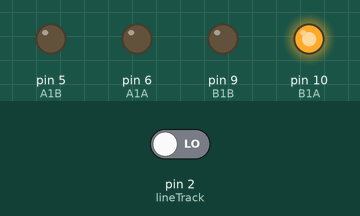
Recording of a sketch running on a simulated Arduino Uno, built with avr-gcc and run on an emulated ATmega328P. Parts: output pins drawn as LEDs (lit = HIGH). Inputs (shaded band) come from the test bench; at power-on: pin 2 (lineTrack) LOW.

Above: at 1.2 s.
1.3 s: pin 2 (lineTrack) driven HIGH
At 2.0 s:
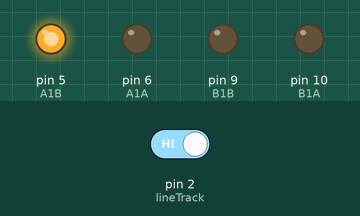
2.8 s: pin 2 (lineTrack) driven LOW
At 3.1 s:
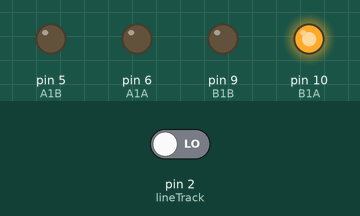
Timing chart, 0 to 5.8 s (numbered marks = the images above; inputs shaded):
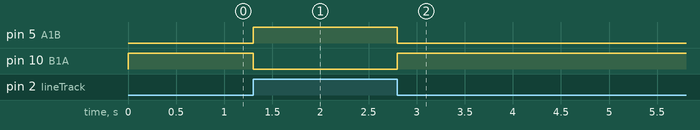

The sketch:

4.follow_the_line.ino
```cpp
const int A1B = 5;
const int A1A = 6;
const int B1B = 9;
const int B1A = 10;
const int lineTrack = 2;

void setup() {
  pinMode(A1B, OUTPUT);
  pinMode(A1A, OUTPUT);
  pinMode(B1B, OUTPUT);
  pinMode(B1A, OUTPUT);
  pinMode(lineTrack, INPUT);
}

void loop() {
  int speed = 255;

  int lineColor = digitalRead(lineTrack); // 0:white 1:black
  if (lineColor) { // lineColor == 1
    moveLeft(speed);
  }
  else {
    moveRight(speed);
  }
}

void moveLeft(int speed) {
  analogWrite(A1B, speed);
  analogWrite(A1A, 0);
  analogWrite(B1B, 0);
  analogWrite(B1A, 0);
}

void moveRight(int speed) {
  analogWrite(A1B, 0);
  analogWrite(A1A, 0);
  analogWrite(B1B, 0);
  analogWrite(B1A, speed);
}
```

Measured:
- after the input at 1.3 s, pin 5 (A1B): LOW → HIGH at once; pin 10 (B1A): HIGH → LOW at once
- after the input at 2.8 s, pin 5 (A1B): HIGH → LOW at once; pin 10 (B1A): LOW → HIGH at once
